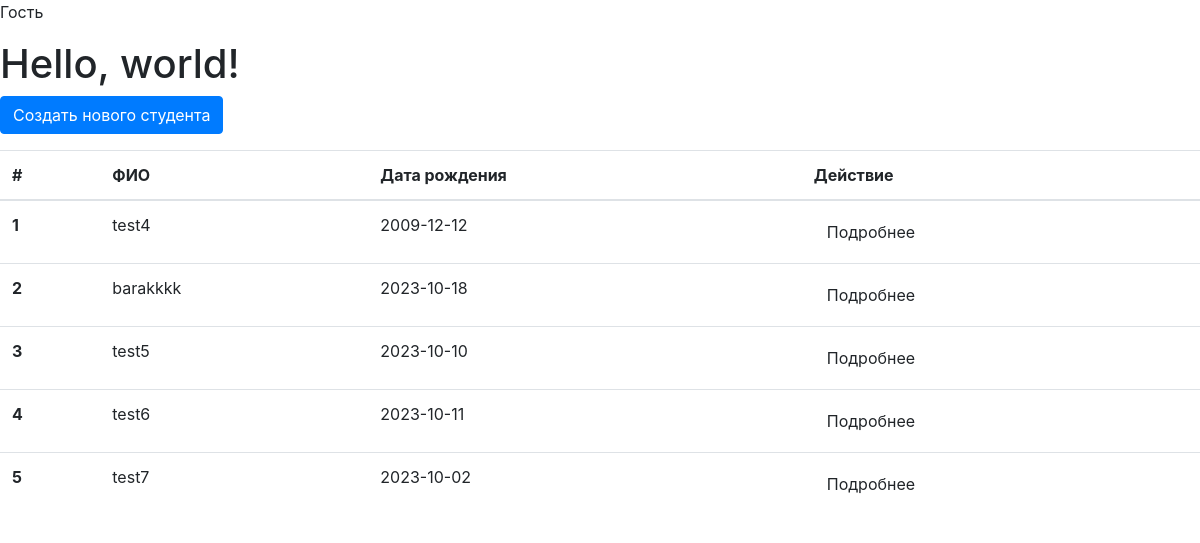
The page / on the database its author committed.
### app/models.py (models this page shows, shortened)
class Student(db.Model):
    id = db.Column(db.Integer, primary_key=True)
    name = db.Column(db.String)
    birth_date = db.Column(db.Date)

### app/views.py (the view)
def students_list():
    students = Student.query.all()
    return render_template('students_list.html', students=students)

### app/templates/students_list.html
{% extends 'base.html' %}
{% block content %}
<h1>Hello, world!</h1>
<p>
  <a class="btn btn-primary" href="{{ url_for('student_create') }}">Создать нового студента</a>
</p>
<table class="table table-hover">
  <thead>
    <tr>
      <th scope="col">#</th>
      <th scope="col">ФИО</th>
      <th scope="col">Дата рождения</th>
      <th scope="col">Действие</th>
    </tr>
  </thead>
  <tbody>
  {% for student in students %}
    <tr>
      <th scope="row">{{student.id}}</th>
      <td>{{student.name}}</td>
      <td>{{student.birth_date}}</td>
      <td><a class="btn btn-outline" href="{{ url_for('student_detail', id=student.id) }}">Подробнее</a></td>
    </tr>
  {% endfor %}
  </tbody>
</table>
{% endblock content %}

### app/templates/base.html (shortened to what this page needs)
<!doctype html>
<html lang="en">
  <head>
    <link rel="stylesheet" href="https://cdn.jsdelivr.net/npm/bootstrap@4.6.2/dist/css/bootstrap.min.css">
  </head>
  <body>
  {% if current_user.is_authenticated %}
  <p>{{ current_user }}</p>
  {% else  %}
  <p>Гость</p>
  {% endif %}
  {% block content %}
  {% endblock content %}
  </body>
</html>

### rows shown on the page
Student: id "1", name "test4", birth_date "2009-12-12"
Student: id "2", name "barakkkk", birth_date "2023-10-18"
Student: id "3", name "test5", birth_date "2023-10-10"
Student: id "4", name "test6", birth_date "2023-10-11"
Student: id "5", name "test7", birth_date "2023-10-02"
